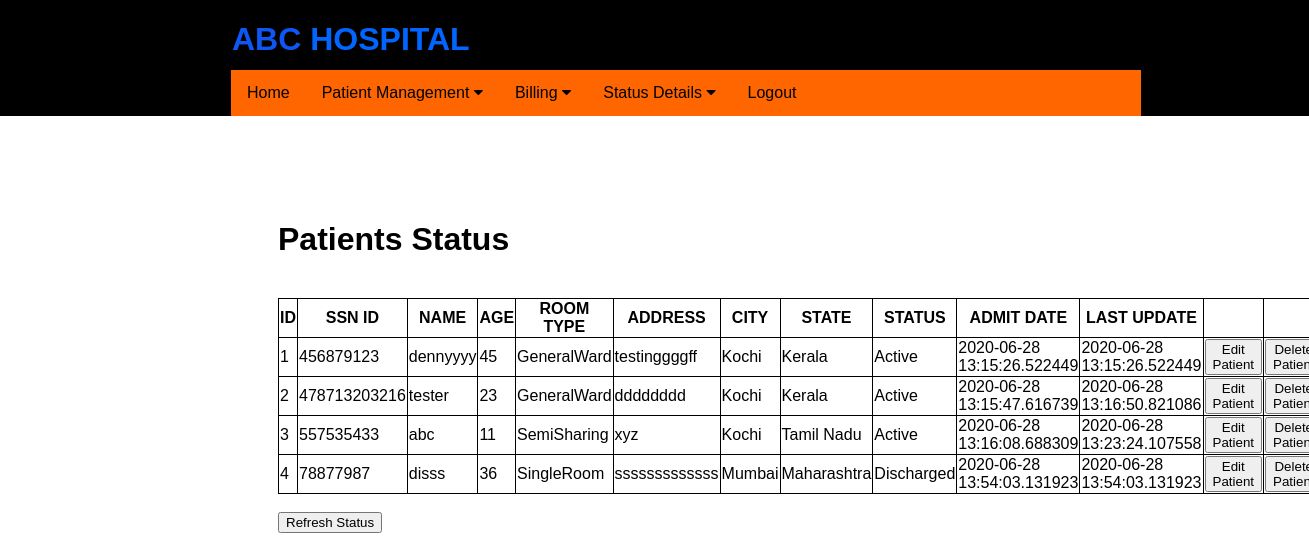
/update_patient (signed in), run on an earlier commit of the app's database.
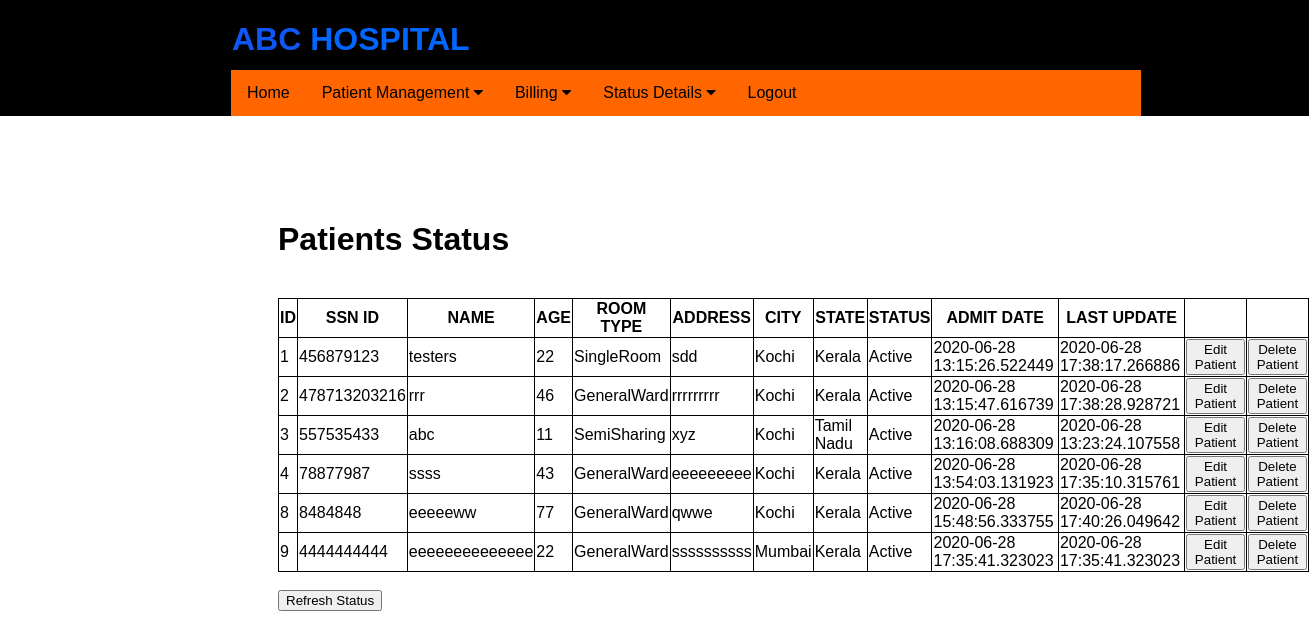
And on a later commit of the database.
### application/routes.py (models this page shows)
class Patients(db.Model):
    __tablename__ = 'patients'
    id = db.Column(db.Integer, primary_key=True)
    ssn_id = db.Column(db.Integer)
    pname = db.Column(db.String(20), nullable=False)
    age = db.Column(db.Integer)
    date = db.Column(db.DateTime, default=datetime.now)
    ldate = db.Column(db.DateTime, default=datetime.now)
    tbed = db.Column(db.String(10))
    address = db.Column(db.String(20))
    city = db.Column(db.String(20))
    state = db.Column(db.String(20))
    status = db.Column(db.String(20))
    children = relationship("Medicines")
    children1 = relationship("Diagnostics")

### application/routes.py (the view)
@app.route('/update_patient')
def update_patient():
    if 'username' in session:
        usern = session['username']
        print(usern)
        updatep = Patients.query.all()
        if not updatep:
            flash('No patients exists in database')
            return redirect( url_for('update_patient') )
        else:
            print("inside else")
            return render_template('update_patient.html', updatep = updatep)
    else:
        flash('You have been logged out. Please login again')
        return redirect( url_for('login') )
    return render_template('update_patient.html')

### application/templates/update_patient.html (shortened to what this page needs)
{% extends "layout.html" %}
{% block content %}
<div class="status">
    <h1>Patients Status</h1><br>
    <table>
        <tr>
            <th>ID</th>
            <th>SSN ID</th>
            <th>NAME</th>
            <th>AGE</th>
            <th>ROOM TYPE</th>
            <th>ADDRESS</th>
            <th>CITY</th>
            <th>STATE</th>
            <th>STATUS</th>
            <th>ADMIT DATE</th>
            <th>LAST UPDATE</th>
            <th></th>
        </tr>
        {% for update in updatep %}
        <tr>
            <td> {{ update.id }} </td>
            <td> {{ update.ssn_id }} </td>
            <td> {{ update.pname }} </td>
            <td> {{ update.age }} </td>
            <td> {{ update.tbed }} </td>
            <td> {{ update.address }}</td>
            <td> {{ update.city }} </td>
            <td> {{ update.state }} </td>
            <td> {{ update.status }} </td>
            <td> {{ update.date }} </td>
            <td> {{ update.ldate }} </td>
            <td> <button type="button"  onclick="window.location='editpatientdetail/{{ update.id }}'"> Edit Patient </button> </td>
            <td> <button type="button"  onclick="window.location='deletepatientdetail/{{ update.id }}'"> Delete Patient </button> </td>
        </tr>
        {% endfor %}
    </table>
    <br>
    <form action="{{ url_for('update_patient') }}">
    <button type="submit" value="Refresh the list">Refresh Status</button>
    </form>
</div>
{% endblock %}

What changed in the data, as far as the page shows it:
changed Patients id 1: pname "dennyyyy" → "testers"; age "45" → "22"; tbed "GeneralWard" → "SingleRoom"; address "testinggggff" → "sdd"; ldate "2020-06-28 13:15:26.522449" → "2020-06-28 17:38:17.266886"
changed Patients id 2: pname "tester" → "rrr"; age "23" → "46"; address "dddddddd" → "rrrrrrrrr"; ldate "2020-06-28 13:16:50.821086" → "2020-06-28 17:38:28.928721"
changed Patients id 4: pname "disss" → "ssss"; age "36" → "43"; tbed "SingleRoom" → "GeneralWard"; address "sssssssssssss" → "eeeeeeeee"; city "Mumbai" → "Kochi"; state "Maharashtra" → "Kerala"; status "Discharged" → "Active"; ldate "2020-06-28 13:54:03.131923" → "2020-06-28 17:35:10.315761"
added Patients: id "8", ssn_id "8484848", pname "eeeeeww", age "77", tbed "GeneralWard", address "qwwe", city "Kochi", state "Kerala", status "Active", date "2020-06-28 15:48:56.333755", ldate "2020-06-28 17:40:26.049642"
added Patients: id "9", ssn_id "4444444444", pname "eeeeeeeeeeeeee", age "22", tbed "GeneralWard", address "ssssssssss", city "Mumbai", state "Kerala", status "Active", date "2020-06-28 17:35:41.323023", ldate "2020-06-28 17:35:41.323023"
